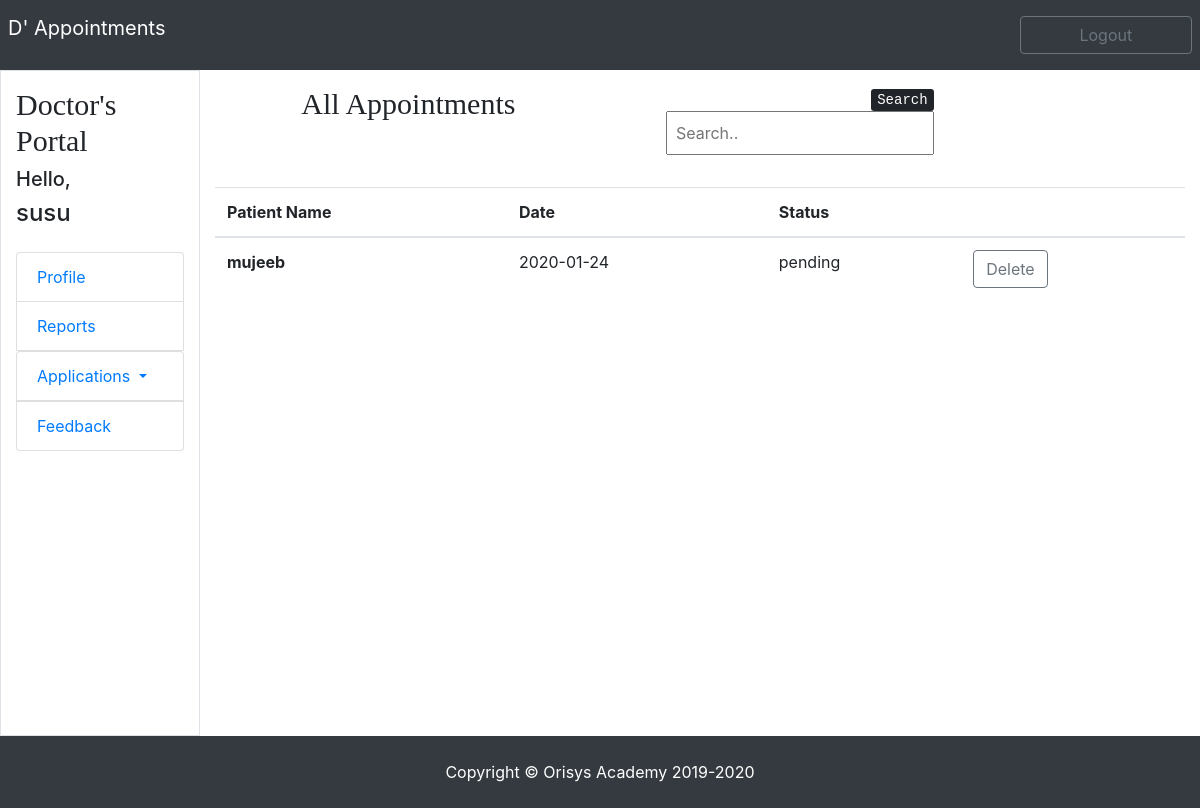
The app's page /doctor_patient_all_application.php (signed in) with its own data.
### tables this page shows
CREATE TABLE `doctors` (
  `did` int(11) NOT NULL,
  `d_regid` varchar(50) NOT NULL,
  `dname` varchar(50) NOT NULL,
  `daddress` varchar(500) NOT NULL,
  `dgender` varchar(10) NOT NULL,
  `dspecs` varchar(50) NOT NULL,
  `ddob` date NOT NULL,
  `demail` varchar(50) NOT NULL,
  `dmobile` bigint(20) NOT NULL,
  `dpassword` varchar(50) NOT NULL,
  `dstatus` varchar(10) NOT NULL DEFAULT 'pending'
);

CREATE TABLE `appointments` (
  `aid` int(11) NOT NULL,
  `pid` int(11) NOT NULL,
  `pname` varchar(50) NOT NULL,
  `dspecs` varchar(50) NOT NULL,
  `dname` varchar(50) NOT NULL,
  `adate` date NOT NULL,
  `status` varchar(10) NOT NULL DEFAULT 'pending'
);

### doctor_patient_all_application.php (the view)
<?php
 include('doctor_header.php');?>
<div class="row">
    <div class="col-md-5 p-3 text-center bor t-center">
        <h2 class="fontcol">All Appointments</h2>
    </div>
    <div class="col-md-4 p-3 bor text-right ">
        <p class=""><kbd>Search</kbd>
            <input class="p-2" id="myInput" type="text" placeholder="Search.."></p>
    </div>
</div>
<table class="container-fluid table">
    <thead>
        <tr>
            <th>Patient Name</th>
            <th>Date</th>
            <th>Status</th>
            <th></th>
        </tr>
    </thead>
    <tbody>
        <?php
            require_once  'php_connection.php';
            $var = $_SESSION['dname'];
					  $sql = "select * from appointments where dname = '".$var."'";
					  $result = mysqli_query($conn,$sql);
					  while($row = mysqli_fetch_assoc($result))
					  {
						  ?>
        <tr>
            <th scope="row"><?php echo $row['pname']; ?></th>
            <td><?php echo $row['adate']; ?></td>
            <td><?php echo $row['status']; ?></td>
            <td><a href="doctor_appointment_delete.php?id=<?php echo $row['pname']; ?>"
                    class="btn btn-outline-secondary  btn-arrow-right" role="button">Delete</a></td>
        </tr>
        <?php
				  }
				?>
    </tbody>
</table>
<?php include('doctor_footer.php');?>

### doctor_header.php (shortened to what this page needs)
<!DOCTYPE html>
<html lang="en">
<head>
    <link href="css/bootstrap.min.css" rel="stylesheet">
    <link href="css/style.css" rel="stylesheet">
</head>
<body>
<section class="navbar-nav navbar-dark bg-dark">
    <div class="container-fluid p-2">
        <div class="row">
            <div class="col-10">
                <a class="navbar-brand" href="doctor_home.php">D' Appointments</a>
            </div>
            <div class="col-2 align-items-right">
                <a href="php_logout.php"><button class="btn btn-outline-secondary my-2" type="submit">Logout</button></a>
            </div>
        </div>
    </div>
</section>
<section class="">
    <div class="container-fluid ">
        <div class="row ">
            <div class="col-2 border align-items-right">
                <div class="mt-3 mb">
                    <h5 class="fontcol">Doctor's Portal</h5>
                    <h5>Hello,</h5><h4>
                    <?php
                        include('php_connection.php');
                        $var = $_SESSION['email'];
                        $sql = "select * from doctors where demail='".$var."'";
                        $result = mysqli_query($conn,$sql);
                        if($row = mysqli_fetch_assoc($result))
                        {
                            echo $_SESSION['dname'] = $row['dname'];
                        }
                    ?>
                    </h4>
                    <ul class="list-group">
                        <li class="list-group-item mt-3"><a href="doctor_profile.php">Profile</a></li>
                        <li class="list-group-item"><a href="doctor_patient_report.php">Reports</a></li>
                        <li class="list-group nav-item dropdown">
                            <a class="list-group-item nav-link dropdown-toggle" href="admin_new_application.php" id="" role="" data-toggle="dropdown" aria-haspopup="true" aria-expanded="false">
                                Applications
                            </a>
                        </li>
                        <li class="list-group-item mb-5"><a href="">Feedback</a>
                        </li>
                    </ul>
                </div>
            </div>
            <div class="col-10">

### css/style.css (style rules this page uses)
.form-style input,button { width: 100%; }
.fontcol { font-family:fantasy; font-size: 30px; }
.mb { margin-bottom: 236px;; }

### records on screen
doctors: dname "susu"
appointments: pname "mujeeb", adate "2020-01-24", status "pending"
